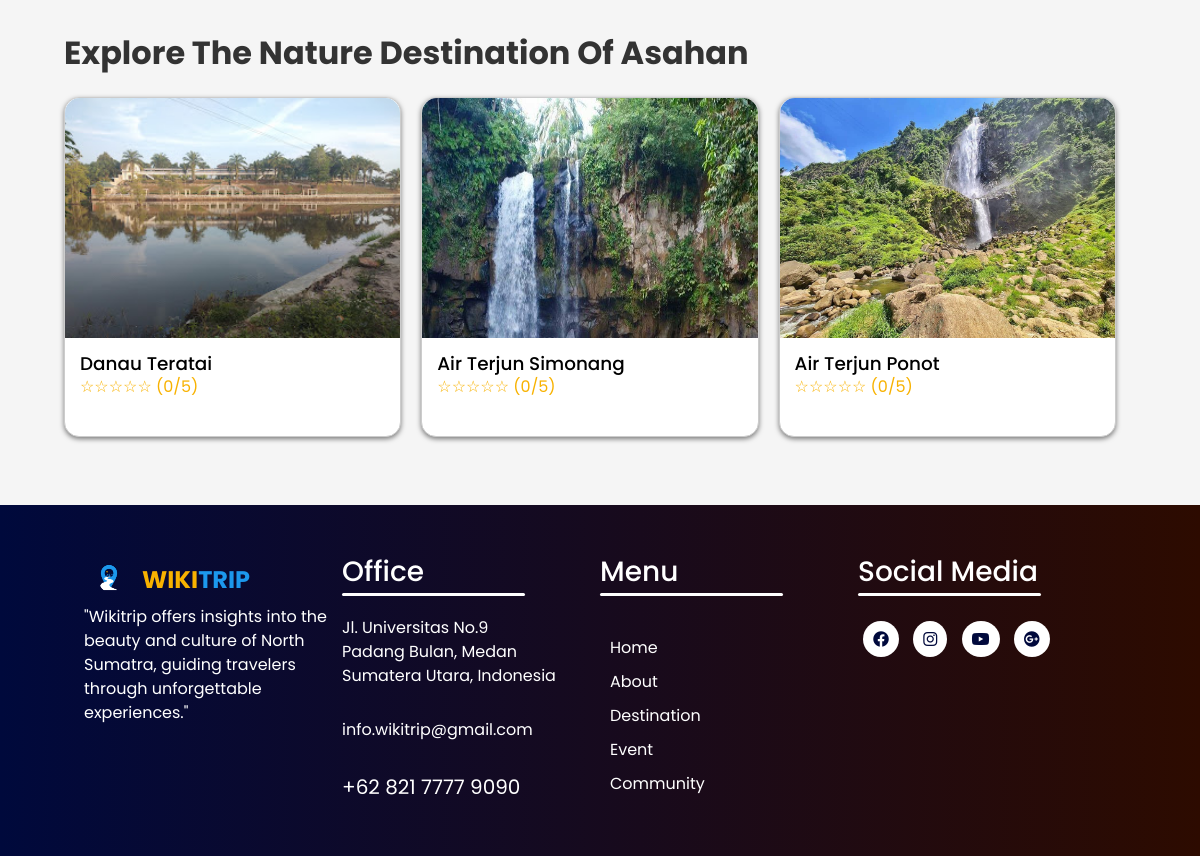
Before: /citycategory.php?city_id=1&category_id=1&image_url=image/Asahan/air_terjun_ponot.jpg (lower part) with the older database file.
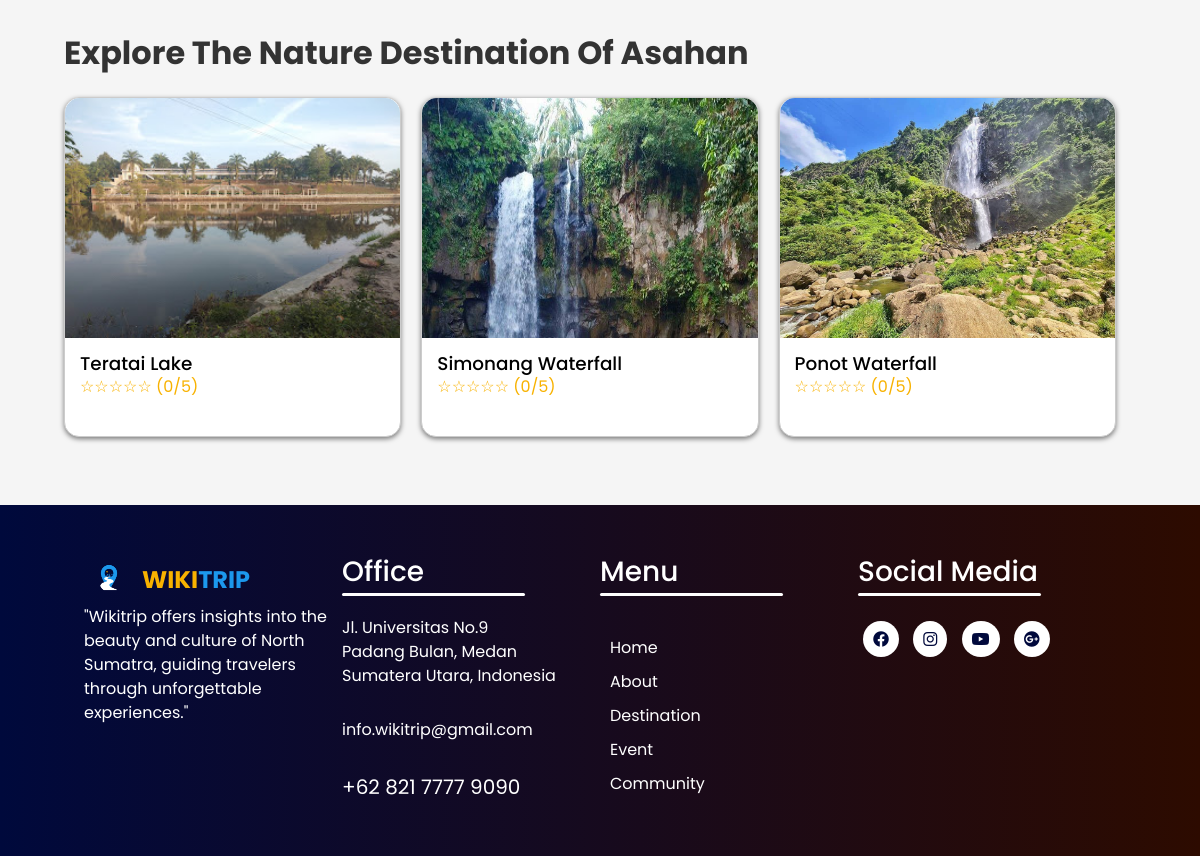
After: the same page with the newer database file.
### tables this page shows
CREATE TABLE `tourismcategories` (
  `category_id` int(11) NOT NULL,
  `category_name` varchar(64) NOT NULL,
  `little_desc` text NOT NULL,
  `title_categories` varchar(255) DEFAULT NULL,
  `desc_categories` text DEFAULT NULL,
  `background_image` varchar(255) NOT NULL
);

CREATE TABLE `cities` (
  `city_id` int(11) NOT NULL,
  `city_name` varchar(64) NOT NULL,
  `description` text DEFAULT NULL
);

CREATE TABLE `tourismplaces` (
  `tourism_id` int(11) NOT NULL,
  `city_id` int(11) NOT NULL,
  `category_id` int(11) NOT NULL,
  `tourism_name` varchar(128) NOT NULL,
  `image_url` varchar(255) DEFAULT NULL,
  `description` text DEFAULT NULL,
  `map_url` varchar(2048) DEFAULT NULL
);

### citycategory.php (the view, shortened to what this page needs)
<?php
include('config/conn.php');
$city_id = isset($_GET['city_id']) ? intval($_GET['city_id']) : 0;
$category_id = isset($_GET['category_id']) ? intval($_GET['category_id']) : 0;
$city_query = "
    SELECT city_name, description
    FROM cities
    WHERE city_id = ?
";
$stmt = $con->prepare($city_query);
$stmt->bind_param("i", $city_id);
$stmt->execute();
$stmt->bind_result($city_name, $city_description);
$category_query = "
    SELECT category_name
    FROM tourismcategories
    WHERE category_id = ?
";
$stmt = $con->prepare($category_query);
$stmt->bind_param("i", $category_id);
$stmt->execute();
$stmt->bind_result($category_name);
$tour_query = "
    SELECT tp.tourism_id, tp.tourism_name, tp.image_url, COALESCE(AVG(r.rating_value), 0) AS average_rating
    FROM tourismplaces tp
    LEFT JOIN ratings r ON tp.tourism_id = r.tourism_id
    WHERE tp.city_id = ? AND tp.category_id = ?
    GROUP BY tp.tourism_id, tp.tourism_name, tp.image_url
";
$stmt = $con->prepare($tour_query);
$stmt->bind_param("ii", $city_id, $category_id);
$stmt->execute();
$stmt->bind_result($tourism_id, $tourism_name, $tour_image_url, $average_rating);
?>
<!doctype html>
<html lang="en">
<head>
    <link href="https://cdn.jsdelivr.net/npm/bootstrap@5.0.2/dist/css/bootstrap.min.css" rel="stylesheet"
>
    <link rel="stylesheet" href="https://cdn.jsdelivr.net/npm/bootstrap-icons@1.11.3/font/bootstrap-icons.min.css">
    <link rel="stylesheet" href="css/style.css">
    <link rel="stylesheet" href="https://cdnjs.cloudflare.com/ajax/libs/font-awesome/6.2.0/css/all.min.css"
 />
</head>
<body id="page-top">
    <div class="main-content">
        <h3 class="explore-title" id="explore">Explore The <?php echo $category_name; ?> Of <?php echo $city_name; ?></h3>
        <div class="culinary-card">
            <?php while ($stmt->fetch()): ?>
                <a href="tourism_place.php?tourism_id=<?php echo $tourism_id; ?>" class="restaurant" style="text-decoration: none;">
                    <img src="<?php echo $tour_image_url; ?>" class="restaurant-img">
                    <h3 class="card-title" style="margin-top: 15px; font-size: 1.15rem; padding-left: 15px;">
                        <?php echo $tourism_name; ?>
                    </h3>
                    <p class="card-rating" style="margin-top: 0%; padding-left: 15px;">
                        <?php
                        $roundedRating = floor($average_rating);
                        $stars = str_repeat('★', $roundedRating) . str_repeat('☆', 5 - $roundedRating);
                        echo "$stars ($roundedRating/5)";
                        ?>
                    </p>
                </a>
            <?php endwhile; ?>
        </div>
    </div>
    <?php include 'footer.php'; ?>
</body>
</html>

### footer.php
<footer class="wikitrip-footer-section">
        <div class="wikitrip-footer-container">
            <div class="wikitrip-footer-column">
                <a class="navbar-brand logo fw-bold fs-4 d-flex align-items-center" href="#page-top">
                    <img src="image/logo_wikitrip.png" alt="Logo" class="logo-img me-2">
                    <span class="text-logo1">WIKI</span><span class="text-logo2">TRIP</span>
                </a>
                <p class="wikitrip-footer-paragraph">"Wikitrip offers insights into the beauty and culture of North
                    Sumatra,
                    guiding travelers through unforgettable experiences."</p>
            </div>
            <div class="wikitrip-footer-column">
                <h3 class="wikitrip-footer-text-office">
                    Office
                    <div class="wikitrip-footer-underline"><span></span></div>
                </h3>
                <p>Jl. Universitas No.9</p>
                <p>Padang Bulan, Medan</p>
                <p>Sumatera Utara, Indonesia</p>
                <p class="wikitrip-footer-email">info.wikitrip@gmail.com</p>
                <p class="wikitrip-footer-phone">+62 821 7777 9090</p>
            </div>
            <div class="wikitrip-footer-column">
                <h3>
                    Menu
                    <div class="wikitrip-footer-underline"><span></span></div>
                </h3>
                <ul>
                    <li><a href="index.php">Home</a></li>
                    <li><a href="index.php#about">About</a></li>
                    <li><a href="index.php#nature-destination">Destination</a></li>
                    <li><a href="index.php#Event">Event</a></li>
                    <li><a href="community.php">Community</a></li>
                </ul>
            </div>
            <div class="wikitrip-footer-column">
                <h3>
                    Social Media
                    <div class="wikitrip-footer-underline"><span></span></div>
                </h3>
                <div class="wikitrip-footer-social-icons">
                    <a href="#"><i class="fa-brands fa-facebook"></i></a>
                    <a href="#"><i class="fa-brands fa-instagram"></i></a>
                    <a href="#"><i class="fa-brands fa-youtube"></i></a>
                    <a href="#"><i class="fa-brands fa-google-plus"></i></a>
                </div>
            </div>
        </div>
    </footer>

### css/style.css (style rules this page uses)
body { font-family: Poppins; margin: 0; background-color: white; color: #eee; margin: 0; padding: 0; }
.navbar-brand .text-logo1 { color: #f8b200; }
.navbar-brand .text-logo2 { color: #1c98ed; }
.logo-img { width: 50px; height: 50px; }
ul { margin: 0; padding: 0; display: flex; align-items: center; gap: 2rem; }
li { list-style-type: none; position: relative; padding: 0.625rem 0 0.5rem; }
.main-content { padding: 3rem 7rem; background-color: #f5f5f5; text-align: left; width: 100%; box-sizing: border-box; padding-top: 6rem; }
@media (max-width: 1200px) { .main-content { padding: 3rem 2%; } }
.explore-title { font-size: 2rem; font-weight: 700; margin-bottom: 1.5rem; color: #333; }
@media screen and (max-width: 1200px) { .main-content { padding: 3rem 4rem; } }
.card-title { font-size: 1.25rem; margin: 0; color: black; }
.card-rating { color: #f8b200; margin: 5px 0; }
.culinary-card { display: flex; justify-content: flex-start; flex-wrap: wrap; margin-bottom: 20px; gap: 20px; }
.restaurant { background-color: white; border: 1px solid #ccc; border-radius: 15px; width: calc(33.33% - 20px); height: 340px; box-shadow: 0 2px 5px rgba(0, 0, 0, 0.5); display: flex; flex-direction: column; }
.restaurant-img { width: 100%; height: 240px; border-radius: 15px 15px 0 0; }
.card-title { font-size: 1.15rem; padding-left: 15px; margin-top: 15px; }
.card-rating { padding-left: 15px; margin-top: 5px; }
.wikitrip-footer-section * { padding: 0; margin: 0; box-sizing: border-box; text-decoration: none; }
.wikitrip-footer-section { background: linear-gradient(to right, #00093c, #2d0b00); background-color: white; position: relative; bottom: 0; width: 100%; }
.wikitrip-footer-section * { color: white; }
.wikitrip-footer-container { display: flex; justify-content: space-between; padding: 50px 7%; }
.wikitrip-footer-column { width: 25%; }
.wikitrip-footer-email { margin: 30px 0; }
.wikitrip-footer-phone { font-size: 20px; font-weight: 400; }
.wikitrip-footer-text-office { margin-bottom: 20px; }
.wikitrip-footer-underline { width: 183px; height: 3px; position: relative; background-color: white; margin-top: 5px; margin-bottom: 20px; border-radius: 3px; overflow: hidden; }
.wikitrip-footer-underline span { width: 7px; height: 100%; position: absolute; left: 10px; border-radius: 3px; }
.wikitrip-footer-column ul { list-style-type: none; padding-top: 10px; display: block; }
.wikitrip-footer-column ul li { margin: 10px; }
.wikitrip-footer-social-icons { margin-top: 20px; }
.wikitrip-footer-social-icons i { padding: 10px; background-color: white; color: #00093c; border-radius: 50%; margin: 5px; }
.wikitrip-footer-paragraph { max-width: 250px; }

Changed rows visible on the page:
changed tourismplaces: tourism_name "Danau Teratai" → "Teratai Lake"
changed tourismplaces: tourism_name "Air Terjun Simonang" → "Simonang Waterfall"
changed tourismplaces: tourism_name "Air Terjun Ponot" → "Ponot Waterfall"
